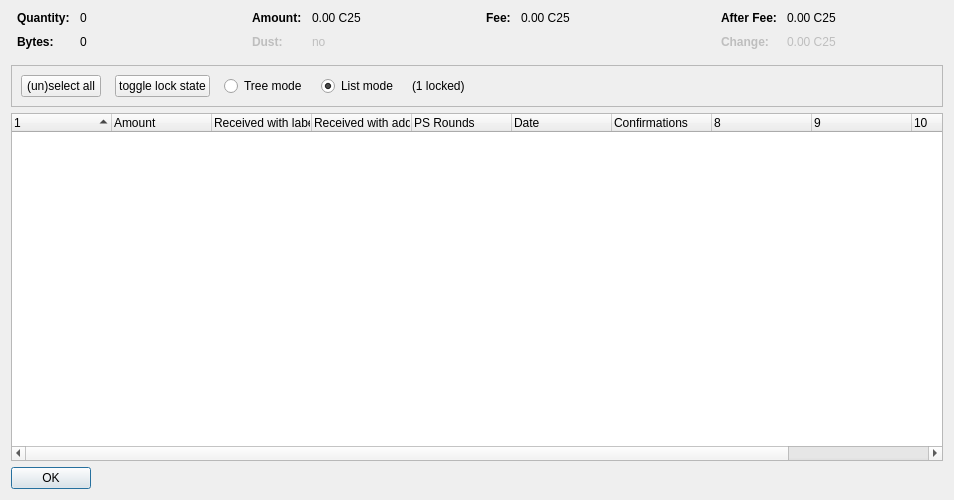
<?xml version="1.0" encoding="UTF-8"?>
<ui version="4.0">
 <class>CoinControlDialog</class>
 <widget class="QDialog" name="CoinControlDialog">
  <property name="geometry">
   <rect>
    <x>0</x>
    <y>0</y>
    <width>954</width>
    <height>500</height>
   </rect>
  </property>
  <property name="windowTitle">
   <string>Coin Selection</string>
  </property>
  <layout class="QVBoxLayout" name="verticalLayout">
   <item>
    <layout class="QHBoxLayout" name="horizontalLayoutTop" stretch="0,0,0,0">
     <property name="topMargin">
      <number>0</number>
     </property>
     <property name="bottomMargin">
      <number>10</number>
     </property>
     <item>
      <layout class="QFormLayout" name="formLayoutCoinControl1">
       <property name="horizontalSpacing">
        <number>10</number>
       </property>
       <property name="verticalSpacing">
        <number>10</number>
       </property>
       <property name="leftMargin">
        <number>6</number>
       </property>
       <property name="rightMargin">
        <number>6</number>
       </property>
       <item row="0" column="0">
        <widget class="QLabel" name="labelCoinControlQuantityText">
         <property name="font">
          <font>
           <weight>75</weight>
           <bold>true</bold>
          </font>
         </property>
         <property name="text">
          <string>Quantity:</string>
         </property>
        </widget>
       </item>
       <item row="0" column="1">
        <widget class="QLabel" name="labelCoinControlQuantity">
         <property name="cursor">
          <cursorShape>IBeamCursor</cursorShape>
         </property>
         <property name="contextMenuPolicy">
          <enum>Qt::ActionsContextMenu</enum>
         </property>
         <property name="text">
          <string notr="true">0</string>
         </property>
         <property name="textInteractionFlags">
          <set>Qt::LinksAccessibleByMouse|Qt::TextSelectableByKeyboard|Qt::TextSelectableByMouse</set>
         </property>
        </widget>
       </item>
       <item row="1" column="0">
        <widget class="QLabel" name="labelCoinControlBytesText">
         <property name="font">
          <font>
           <weight>75</weight>
           <bold>true</bold>
          </font>
         </property>
         <property name="text">
          <string>Bytes:</string>
         </property>
        </widget>
       </item>
       <item row="1" column="1">
        <widget class="QLabel" name="labelCoinControlBytes">
         <property name="cursor">
          <cursorShape>IBeamCursor</cursorShape>
         </property>
         <property name="contextMenuPolicy">
          <enum>Qt::ActionsContextMenu</enum>
         </property>
         <property name="text">
          <string notr="true">0</string>
         </property>
         <property name="textInteractionFlags">
          <set>Qt::LinksAccessibleByMouse|Qt::TextSelectableByKeyboard|Qt::TextSelectableByMouse</set>
         </property>
        </widget>
       </item>
      </layout>
     </item>
     <item>
      <layout class="QFormLayout" name="formLayoutCoinControl2">
       <property name="horizontalSpacing">
        <number>10</number>
       </property>
       <property name="verticalSpacing">
        <number>10</number>
       </property>
       <property name="leftMargin">
        <number>6</number>
       </property>
       <property name="rightMargin">
        <number>6</number>
       </property>
       <item row="0" column="0">
        <widget class="QLabel" name="labelCoinControlAmountText">
         <property name="font">
          <font>
           <weight>75</weight>
           <bold>true</bold>
          </font>
         </property>
         <property name="text">
          <string>Amount:</string>
         </property>
        </widget>
       </item>
       <item row="0" column="1">
        <widget class="QLabel" name="labelCoinControlAmount">
         <property name="cursor">
          <cursorShape>IBeamCursor</cursorShape>
         </property>
         <property name="contextMenuPolicy">
          <enum>Qt::ActionsContextMenu</enum>
         </property>
         <property name="text">
          <string notr="true">0.00 C25</string>
         </property>
         <property name="textInteractionFlags">
          <set>Qt::LinksAccessibleByMouse|Qt::TextSelectableByKeyboard|Qt::TextSelectableByMouse</set>
         </property>
        </widget>
       </item>
       <item row="1" column="0">
        <widget class="QLabel" name="labelCoinControlLowOutputText">
         <property name="enabled">
          <bool>false</bool>
         </property>
         <property name="font">
          <font>
           <weight>75</weight>
           <bold>true</bold>
          </font>
         </property>
         <property name="text">
          <string>Dust:</string>
         </property>
        </widget>
       </item>
       <item row="1" column="1">
        <widget class="QLabel" name="labelCoinControlLowOutput">
         <property name="enabled">
          <bool>false</bool>
         </property>
         <property name="cursor">
          <cursorShape>IBeamCursor</cursorShape>
         </property>
         <property name="contextMenuPolicy">
          <enum>Qt::ActionsContextMenu</enum>
         </property>
         <property name="text">
          <string notr="true">no</string>
         </property>
         <property name="textInteractionFlags">
          <set>Qt::LinksAccessibleByMouse|Qt::TextSelectableByKeyboard|Qt::TextSelectableByMouse</set>
         </property>
        </widget>
       </item>
      </layout>
     </item>
     <item>
      <layout class="QFormLayout" name="formLayoutCoinControl3">
       <property name="horizontalSpacing">
        <number>10</number>
       </property>
       <property name="verticalSpacing">
        <number>10</number>
       </property>
       <property name="leftMargin">
        <number>6</number>
       </property>
       <property name="rightMargin">
        <number>6</number>
       </property>
       <item row="0" column="0">
        <widget class="QLabel" name="labelCoinControlFeeText">
         <property name="font">
          <font>
           <weight>75</weight>
           <bold>true</bold>
          </font>
         </property>
         <property name="text">
          <string>Fee:</string>
         </property>
        </widget>
       </item>
       <item row="0" column="1">
        <widget class="QLabel" name="labelCoinControlFee">
         <property name="cursor">
          <cursorShape>IBeamCursor</cursorShape>
         </property>
         <property name="contextMenuPolicy">
          <enum>Qt::ActionsContextMenu</enum>
         </property>
         <property name="text">
          <string notr="true">0.00 C25</string>
         </property>
         <property name="textInteractionFlags">
          <set>Qt::LinksAccessibleByMouse|Qt::TextSelectableByKeyboard|Qt::TextSelectableByMouse</set>
         </property>
        </widget>
       </item>
      </layout>
     </item>
     <item>
      <layout class="QFormLayout" name="formLayoutCoinControl4">
       <property name="horizontalSpacing">
        <number>10</number>
       </property>
       <property name="verticalSpacing">
        <number>10</number>
       </property>
       <property name="leftMargin">
        <number>6</number>
       </property>
       <property name="rightMargin">
        <number>6</number>
       </property>
       <item row="0" column="0">
        <widget class="QLabel" name="labelCoinControlAfterFeeText">
         <property name="font">
          <font>
           <weight>75</weight>
           <bold>true</bold>
          </font>
         </property>
         <property name="text">
          <string>After Fee:</string>
         </property>
        </widget>
       </item>
       <item row="0" column="1">
        <widget class="QLabel" name="labelCoinControlAfterFee">
         <property name="cursor">
          <cursorShape>IBeamCursor</cursorShape>
         </property>
         <property name="contextMenuPolicy">
          <enum>Qt::ActionsContextMenu</enum>
         </property>
         <property name="text">
          <string notr="true">0.00 C25</string>
         </property>
         <property name="textInteractionFlags">
          <set>Qt::LinksAccessibleByMouse|Qt::TextSelectableByKeyboard|Qt::TextSelectableByMouse</set>
         </property>
        </widget>
       </item>
       <item row="1" column="0">
        <widget class="QLabel" name="labelCoinControlChangeText">
         <property name="enabled">
          <bool>false</bool>
         </property>
         <property name="font">
          <font>
           <weight>75</weight>
           <bold>true</bold>
          </font>
         </property>
         <property name="text">
          <string>Change:</string>
         </property>
        </widget>
       </item>
       <item row="1" column="1">
        <widget class="QLabel" name="labelCoinControlChange">
         <property name="enabled">
          <bool>false</bool>
         </property>
         <property name="cursor">
          <cursorShape>IBeamCursor</cursorShape>
         </property>
         <property name="contextMenuPolicy">
          <enum>Qt::ActionsContextMenu</enum>
         </property>
         <property name="text">
          <string notr="true">0.00 C25</string>
         </property>
         <property name="textInteractionFlags">
          <set>Qt::LinksAccessibleByMouse|Qt::TextSelectableByKeyboard|Qt::TextSelectableByMouse</set>
         </property>
        </widget>
       </item>
      </layout>
     </item>
    </layout>
   </item>
   <item>
    <widget class="QFrame" name="frame">
     <property name="minimumSize">
      <size>
       <width>0</width>
       <height>40</height>
      </size>
     </property>
     <property name="frameShape">
      <enum>QFrame::StyledPanel</enum>
     </property>
     <property name="frameShadow">
      <enum>QFrame::Sunken</enum>
     </property>
     <layout class="QHBoxLayout" name="horizontalLayout">
      <item>
       <layout class="QHBoxLayout" name="horizontalLayoutPanel" stretch="0,0,0,0,0,0">
        <property name="spacing">
         <number>14</number>
        </property>
        <item>
         <widget class="QPushButton" name="pushButtonSelectAll">
          <property name="sizePolicy">
           <sizepolicy hsizetype="Maximum" vsizetype="Fixed">
            <horstretch>0</horstretch>
            <verstretch>0</verstretch>
           </sizepolicy>
          </property>
          <property name="text">
           <string>(un)select all</string>
          </property>
          <property name="autoDefault">
           <bool>false</bool>
          </property>
         </widget>
        </item>
        <item>
         <widget class="QPushButton" name="pushButtonToggleLock">
          <property name="sizePolicy">
           <sizepolicy hsizetype="Maximum" vsizetype="Fixed">
            <horstretch>0</horstretch>
            <verstretch>0</verstretch>
           </sizepolicy>
          </property>
          <property name="text">
           <string>toggle lock state</string>
          </property>
          <property name="autoDefault">
           <bool>false</bool>
          </property>
         </widget>
        </item>
        <item>
         <widget class="QRadioButton" name="radioTreeMode">
          <property name="sizePolicy">
           <sizepolicy hsizetype="Maximum" vsizetype="Fixed">
            <horstretch>0</horstretch>
            <verstretch>0</verstretch>
           </sizepolicy>
          </property>
          <property name="text">
           <string>Tree mode</string>
          </property>
         </widget>
        </item>
        <item>
         <widget class="QRadioButton" name="radioListMode">
          <property name="sizePolicy">
           <sizepolicy hsizetype="Maximum" vsizetype="Fixed">
            <horstretch>0</horstretch>
            <verstretch>0</verstretch>
           </sizepolicy>
          </property>
          <property name="text">
           <string>List mode</string>
          </property>
          <property name="checked">
           <bool>true</bool>
          </property>
         </widget>
        </item>
        <item>
         <widget class="QLabel" name="labelLocked">
          <property name="text">
           <string>(1 locked)</string>
          </property>
         </widget>
        </item>
        <item>
         <spacer name="horizontalSpacer">
          <property name="orientation">
           <enum>Qt::Horizontal</enum>
          </property>
          <property name="sizeHint" stdset="0">
           <size>
            <width>40</width>
            <height>20</height>
           </size>
          </property>
         </spacer>
        </item>
       </layout>
      </item>
     </layout>
    </widget>
   </item>
   <item>
    <widget class="CoinControlTreeWidget" name="treeWidget">
     <property name="contextMenuPolicy">
      <enum>Qt::CustomContextMenu</enum>
     </property>
     <property name="sortingEnabled">
      <bool>false</bool>
     </property>
     <property name="columnCount">
      <number>11</number>
     </property>
     <attribute name="headerShowSortIndicator" stdset="0">
      <bool>true</bool>
     </attribute>
     <attribute name="headerStretchLastSection">
      <bool>false</bool>
     </attribute>
     <column>
      <property name="text">
       <string/>
      </property>
     </column>
     <column>
      <property name="text">
       <string>Amount</string>
      </property>
     </column>
     <column>
      <property name="text">
       <string>Received with label</string>
      </property>
     </column>
     <column>
      <property name="text">
       <string>Received with address</string>
      </property>
     </column>
     <column>
      <property name="text">
       <string>PS Rounds</string>
      </property>
     </column>
     <column>
      <property name="text">
       <string>Date</string>
      </property>
     </column>
     <column>
      <property name="text">
       <string>Confirmations</string>
      </property>
      <property name="toolTip">
       <string>Confirmed</string>
      </property>
     </column>
     <column>
      <property name="text">
       <string/>
      </property>
     </column>
     <column>
      <property name="text">
       <string/>
      </property>
     </column>
     <column>
      <property name="text">
       <string/>
      </property>
     </column>
     <column>
      <property name="text">
       <string/>
      </property>
     </column>
    </widget>
   </item>
   <item>
    <widget class="QDialogButtonBox" name="buttonBox">
     <property name="sizePolicy">
      <sizepolicy hsizetype="Maximum" vsizetype="Fixed">
       <horstretch>0</horstretch>
       <verstretch>0</verstretch>
      </sizepolicy>
     </property>
     <property name="orientation">
      <enum>Qt::Horizontal</enum>
     </property>
     <property name="standardButtons">
      <set>QDialogButtonBox::Ok</set>
     </property>
    </widget>
   </item>
  </layout>
 </widget>
 <customwidgets>
  <customwidget>
   <class>CoinControlTreeWidget</class>
   <extends>QTreeWidget</extends>
   <header>coincontroltreewidget.h</header>
  </customwidget>
 </customwidgets>
 <resources/>
 <connections/>
</ui>
